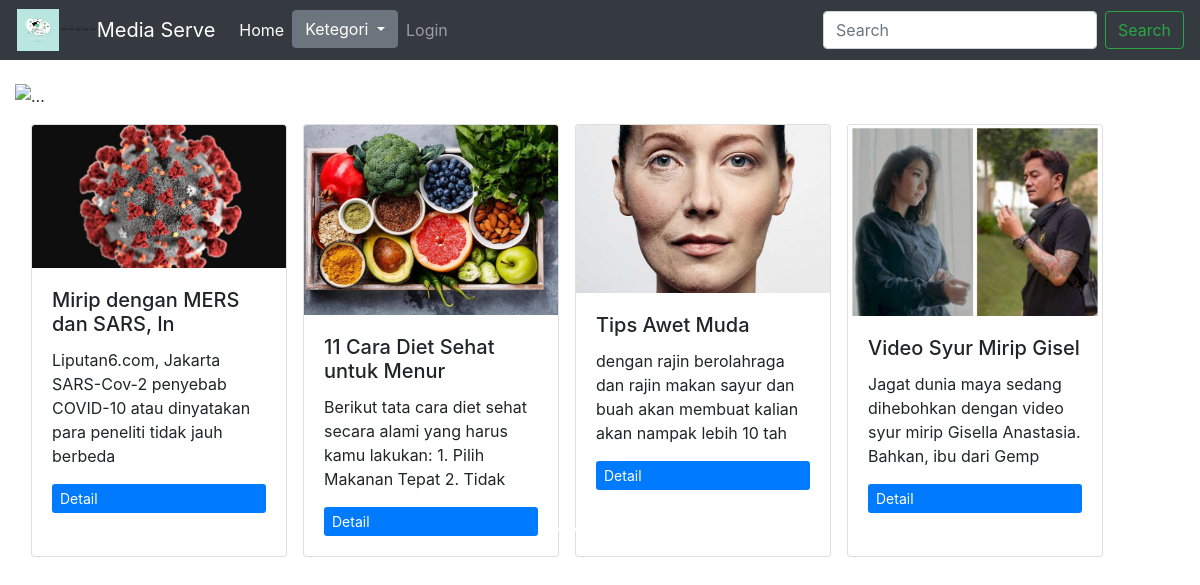
The page /media_serve/index.php on the database its author committed.
### tables this page shows
CREATE TABLE `sering` (
  `id` int(3) NOT NULL,
  `judul` varchar(30) NOT NULL,
  `kategori` varchar(20) NOT NULL,
  `gambar` varchar(11) NOT NULL,
  `deskripsi` varchar(100) NOT NULL
);

### media_serve/application/controllers/home.php (called while the page is built, shortened)
<?php
class Home extends CI_Controller {
    	public function index()
	{
        $data['sering']= $this->Sering_model->tampil_data()->result();
        $this->load->view('templates/header');
        $this->load->view('beranda/home',$data);
        $this->load->view('templates/footer');
	}
}

### media_serve/index.php (called while the page is built, shortened)
<?php
require_once BASEPATH.'core/CodeIgniter.php';

### media_serve/application/models/Sering_model.php (called while the page is built, shortened)
<?php
class Sering_model extends CI_Model{
    public function tampil_data(){
        return $this->db->get('sering');
    }
}

### media_serve/application/views/beranda/home.php (the view, shortened to what this page needs)
    <nav class="navbar navbar-expand-md navbar-dark bg-dark mb-4">
	 <ul class="nav navbar-nav">
    <li><img class="image" border="0" src="assets/foto1.jpeg"  width="42px" style="margin: 1px;padding: 0px color:white;">-----</li>
    </ul></b>
  <a class="navbar-brand" href="#">Media Serve</a>
  <div class="collapse navbar-collapse" id="navbarCollapse">
    <ul class="navbar-nav mr-auto">
      <li class="nav-item active">
        <a class="nav-link" href="#">Home <span class="sr-only">(current)</span></a>
      </li>
      <div class="dropdown">
  <a class="btn btn-secondary dropdown-toggle" href="#" role="button" id="dropdownMenuLink" data-toggle="dropdown" aria-haspopup="true" aria-expanded="false">
      Ketegori
  </a>
</div>
       <li class="nav-item">
        <a class="nav-link" href="#">Login</a>
      </li>
    </ul>
    <form class="form-inline mt-2 mt-md-0">
      <input class="form-control mr-sm-2" type="text" placeholder="Search" aria-label="Search">
      <button class="btn btn-outline-success my-2 my-sm-0" type="submit">Search</button>
    </form>
  </div>
</nav>
<div class="container-fluid">
                <div id="carouselExampleIndicators" class="carousel slide" data-ride="carousel">
        <ol class="carousel-indicators">
            <li data-target="#carouselExampleIndicators" data-slide-to="0" class="active"></li>
            <li data-target="#carouselExampleIndicators" data-slide-to="1"></li>
            <li data-target="#carouselExampleIndicators" data-slide-to="2"></li>
        </ol>
        <div class="carousel-inner">
            <div class="carousel-item active">
            <img src="<?php echo base_url('assets/covid2.jpg')?>" class="d-block w-100" alt="...">
            </div>
        <a class="carousel-control-prev" href="#carouselExampleIndicators" role="button" data-slide="prev">
            <span class="carousel-control-prev-icon" aria-hidden="true"></span>
        </a>
        <a class="carousel-control-next" href="#carouselExampleIndicators" role="button" data-slide="next">
            <span class="carousel-control-next-icon" aria-hidden="true"></span>
        </a>
        </div>
        <div class="container-fluid">
    <div class="row mt-3">
        <?php foreach ($sering as $srg) : ?>
 <div class="card ml-3" style="width: 16rem;">
  <img src="<?php echo base_url().'/assets/'.$srg->gambar?>" class="card-img-top" alt="...">
  <div class="card-body">
    <h5 class="card-title"><?php echo $srg->judul ?></h5>
    <p class="card-text"><?php echo $srg->deskripsi ?></p>
   <?php echo anchor('beranda/detail/'.$srg->id,'<div class="btn-sm btn-primary">Detail</div>')?>
  </div>
</div>
<?php endforeach ; ?>

### rows shown on the page
sering: gambar (picture), judul "Mirip dengan MERS dan SARS, In", deskripsi "Liputan6.com, Jakarta SARS-Cov-2 penyebab COVID-10 atau dinyatakan para peneliti tidak jauh berbeda", id "Detail"
sering: gambar (picture), judul "11 Cara Diet Sehat untuk Menur", deskripsi "Berikut tata cara diet sehat secara alami yang harus kamu lakukan: 1. Pilih Makanan Tepat 2. Tidak", id "Detail"
sering: gambar (picture), judul "Tips Awet Muda", deskripsi "dengan rajin berolahraga dan rajin makan sayur dan buah akan membuat kalian akan nampak lebih 10 tah", id "Detail"
sering: gambar (picture), judul "Video Syur Mirip Gisel", deskripsi "Jagat dunia maya sedang dihebohkan dengan video syur mirip Gisella Anastasia. Bahkan, ibu dari Gemp", id "Detail"
